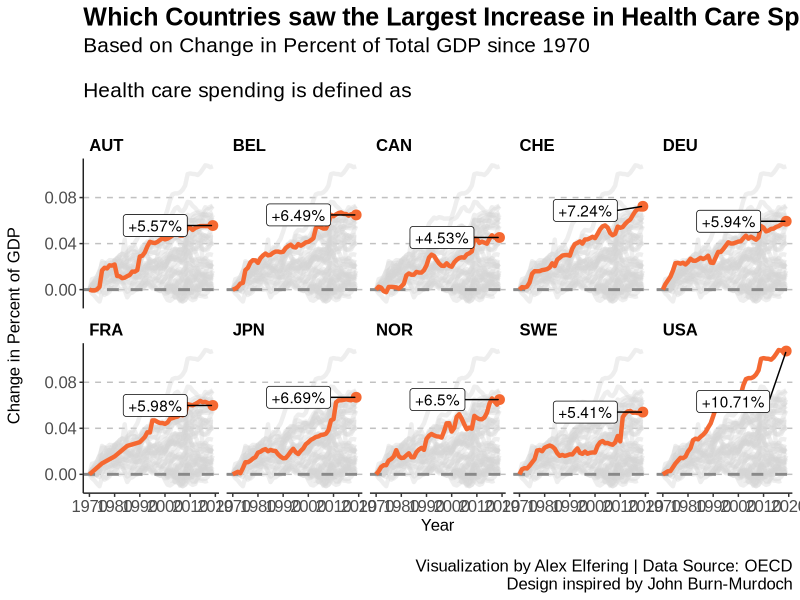

Write the R code that produced this figure.
list.of.packages <- c("ggplot2", 
                      'dplyr', 
                      'tidyverse', 
                      'tidyr',
                      'ggrepel')
new.packages <- list.of.packages[!(list.of.packages %in% installed.packages()[,"Package"])]
if(length(new.packages)) install.packages(new.packages)


library(ggplot2)
library(dplyr)
library(tidyr)
library(tidyverse)
library(ggrepel)

setwd("~/GitHub/Makeover-Monday-Visualizations/2020 W42 - Healthcare Spending")

health_spending <- read.csv('health spending.csv',
                            fileEncoding="UTF-8-BOM")

head(health_spending)
str(health_spending)

total_spending <- dplyr::filter(health_spending,
                                SUBJECT == 'TOT',
                                MEASURE == 'PC_GDP')

# How has the change in health care spending based on GDP changed since 1971?
init_gdp <- total_spending %>%
  group_by(LOCATION) %>%
  slice(which.min(TIME)) %>%
  ungroup() %>%
  select(LOCATION,
         Init_Pct = Value)

spend_change <- total_spending %>%
  inner_join(init_gdp) %>%
  mutate(Change = Value - Init_Pct,
         LOCATION1 = LOCATION)

rank_max <- spend_change %>%
  filter(TIME == max(TIME)) %>%
  mutate(RankDense = dense_rank(desc(Value))) %>%
  filter(RankDense <= 10)

spend_change$LOCATION1 <- factor(spend_change$LOCATION1, levels = unique(spend_change$LOCATION1[order(spend_change$Change)]))

spend_change[order(-spend_change$Change),]

ggplot(subset(spend_change, LOCATION %in% rank_max$LOCATION), 
       aes(x = TIME, 
           y = Change/100,
           group = LOCATION1)) + 
  geom_line(data = transform(spend_change,
                             LOCATION = NULL), 
            aes(group = LOCATION1), 
            size = 1.5,
            color = '#d4d4d4',
            alpha = 0.4) +   
  geom_hline(yintercept = 0,
             color = '#898989',
             linetype = 'dashed',
             size = 1) +
  geom_line(subset(spend_change, LOCATION %in% rank_max$LOCATION),
            mapping = aes(group = LOCATION), 
            color = '#F56831',
            size = 1.5) + 
  geom_point(data = subset(spend_change, LOCATION %in% rank_max$LOCATION & TIME == max(TIME)),
             mapping = aes(x = TIME,
                           y = Change/100), 
             color = '#F56831',
             size = 3) +
  geom_label_repel(data = subset(spend_change, LOCATION %in% rank_max$LOCATION & TIME == max(TIME)),
                   mapping = aes(x = TIME,
                                 y = Change/100,
                                 label = paste('+', round(Change, 2), '%', sep = '')),
                   box.padding = 2) +
  scale_colour_identity() + 
  facet_wrap(~LOCATION, nrow = 2) +
  labs(title = 'Which Countries saw the Largest Increase in Health Care Spending?',
       subtitle = 'Based on Change in Percent of Total GDP since 1970\n\nHealth care spending is defined as \n',
       x = 'Year\n',
       y = 'Change in Percent of GDP\n',
       color = 'Countries',
       caption = 'Visualization by Alex Elfering | Data Source: OECD\nDesign inspired by John Burn-Murdoch') +
  theme(plot.title = element_text(face = 'bold', size = 18, family = 'Arial'),
        legend.position = 'top',
        legend.background=element_blank(),
        legend.key=element_blank(),
        legend.text = element_text(size = 12, family = 'Arial'),
        legend.title = element_text(size = 12, family = 'Arial'),
        plot.subtitle = element_text(size = 15, family = 'Arial'),
        plot.caption = element_text(size = 12, family = 'Arial'),
        axis.title = element_text(size = 12, family = 'Arial'),
        axis.text = element_text(size = 12, family = 'Arial'),
        strip.text = ggplot2::element_text(size = 12, hjust = 0, face = 'bold', color = 'black', family = 'Arial'),
        strip.background = element_rect(fill = NA),
        panel.background = ggplot2::element_blank(),
        axis.line = element_line(colour = "#222222", linetype = "solid"),
        panel.grid.major.y = element_line(colour = "#c1c1c1", linetype = "dashed"),
        panel.grid.major.x = element_blank()) 






